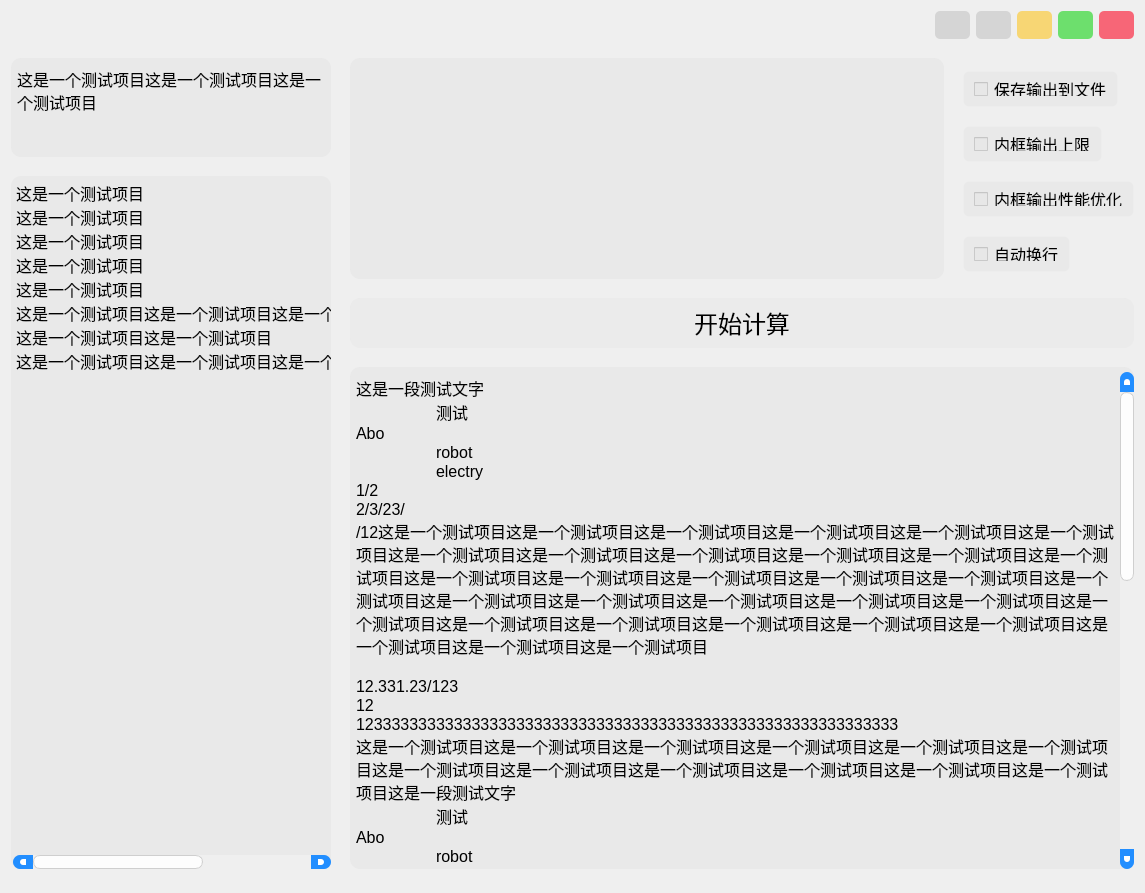
<?xml version="1.0" encoding="UTF-8"?>
<ui version="4.0">
 <class>MainWin</class>
 <widget class="QWidget" name="MainWin">
  <property name="geometry">
   <rect>
    <x>0</x>
    <y>0</y>
    <width>1145</width>
    <height>893</height>
   </rect>
  </property>
  <property name="windowTitle">
   <string>Form</string>
  </property>
  <property name="styleSheet">
   <string notr="true">/*QMainWindow{
background-image: url(:/background/images/background3.png);
border-radius: 20px;
}*/

#central_widget{
margin-top: 0px;
margin-right: 0px;
margin-bottom: 0px;
margin-left: 0px;
/*background-image: url(:/background/images/background3.png);
background-size: cover;
background-repeat: no-repeat;
border-radius: 10px;*/
}

QTextEdit{
padding-top: 5px;
padding-left: 2px;
background-color: rgba(229, 229, 229, 170);
border-radius: 10px;
}
QPlainTextEdit{
padding-top: 5px;
padding-left: 2px;
background-color: rgba(229, 229, 229, 170);
border-radius: 10px;
}


QListWidget{
padding-top: 5px;
padding-left: 2px;
background-color: rgba(229, 229, 229, 150);
border-radius: 10px;
}


QPushButton{
background-color: rgba(229, 229, 229, 120);
border-radius: 10px;
padding: 7px;
}
QPushButton:hover{
	background-color: rgba(190, 190, 190, 130);
}


QCheckBox {
	background-color: rgba(229, 229, 229, 150);
	border-radius: 6px;
	height: 5px;
	border-style:solid;
	border-width: 1px;
	border-color: transparent;

	color: #000000;
	padding: 10px;
}
QCheckBox:disabled {
	color: #808086;
	padding: 2px;
}
QCheckBox:hover {
	/*padding-left: 1px;
	padding-right: 1px;
	padding-bottom: 1px;
	padding-top: 1px;
	border-width:1px;*/
}
QCheckBox::indicator:checked {
	image: url(:/checked/images/checked.png);
	height: 20px;
	width: 20px;
}
QCheckBox::indicator:unchecked {
	image: url(:/checked/images/unchecked.png);
	height: 20px;
	width: 20px;
}


QProgressBar {
	text-align: center;
	color: rgb(240, 240, 240);
	border-width: 1px; 
	border-radius: 10px;
	border-color: rgb(230, 230, 230);
	border-style: solid;
	background-color:rgb(207,207,207);
}
QProgressBar::chunk {
	background-color: qlineargradient(spread:pad, x1:0.5, y1:1, x2:0.5, y2:0, stop:0 rgba(49, 147, 250, 200), stop:1 rgba(34, 142, 255, 200));
	border-radius: 10px;
}


QScrollBar:horizontal {
	max-height: 20px;
	border: 1px transparent grey;
	margin: 0px 20px 0px 20px;
}
QScrollBar:vertical {
	max-width: 20px;
	border: 1px transparent grey;
	margin: 20px 0px 20px 0px;
}
QScrollBar::handle:horizontal {
	background: rgb(253,253,253);
	border-style: solid;
	border-width: 1px;
	border-color: rgb(207,207,207);
	border-radius: 7px;
	min-width: 25px;
}
QScrollBar::handle:horizontal:hover {
	background: rgb(253,253,253);
	border-style: solid;
	border-width: 1px;
	border-color: rgb(147, 200, 200);
	border-radius: 7px;
	min-width: 25px;
}
QScrollBar::handle:vertical {
	background: rgb(253,253,253);
	border-style: solid;
	border-width: 1px;
	border-color: rgb(207,207,207);
	border-radius: 7px;
	min-height: 25px;
}
QScrollBar::handle:vertical:hover {
	background: rgb(253,253,253);
	border-style: solid;
	border-width: 1px;
	border-color: rgb(147, 200, 200);
	border-radius: 7px;
	min-height: 25px;
}
QScrollBar::add-line:horizontal {
   border: 2px transparent grey;
   border-top-right-radius: 7px;
   border-bottom-right-radius: 7px;
   background: rgba(34, 142, 255, 255);
   width: 20px;
   subcontrol-position: right;
   subcontrol-origin: margin;
}
QScrollBar::add-line:horizontal:pressed {
   border: 2px transparent grey;
   border-top-right-radius: 7px;
   border-bottom-right-radius: 7px;
   background: rgb(181,181,181);
   width: 20px;
   subcontrol-position: right;
   subcontrol-origin: margin;
}
QScrollBar::add-line:vertical {
   border: 2px transparent grey;
   border-bottom-left-radius: 7px;
   border-bottom-right-radius: 7px;
   background: rgba(34, 142, 255, 255);
   height: 20px;
   subcontrol-position: bottom;
   subcontrol-origin: margin;
}
QScrollBar::add-line:vertical:pressed {
   border: 2px transparent grey;
   border-bottom-left-radius: 7px;
   border-bottom-right-radius: 7px;
   background: rgb(181,181,181);
   height: 20px;
   subcontrol-position: bottom;
   subcontrol-origin: margin;
}
QScrollBar::sub-line:horizontal {
   border: 2px transparent grey;
   border-top-left-radius: 7px;
   border-bottom-left-radius: 7px;
   background: rgba(34, 142, 255, 255);
   width: 20px;
   subcontrol-position: left;
   subcontrol-origin: margin;
}
QScrollBar::sub-line:horizontal:pressed {
   border: 2px transparent grey;
   border-top-left-radius: 7px;
   border-bottom-left-radius: 7px;
   background: rgb(181,181,181);
   width: 20px;
   subcontrol-position: left;
   subcontrol-origin: margin;
}
QScrollBar::sub-line:vertical {
   border: 2px transparent grey;
   border-top-left-radius: 7px;
   border-top-right-radius: 7px;
   background: rgba(34, 142, 255, 255);
   height: 20px;
   subcontrol-position: top;
   subcontrol-origin: margin;
}
QScrollBar::sub-line:vertical:pressed {
   border: 2px transparent grey;
   border-top-left-radius: 7px;
   border-top-right-radius: 7px;
   background: rgb(181,181,181);
   height: 20px;
   subcontrol-position: top;
   subcontrol-origin: margin;
}
QScrollBar::left-arrow:horizontal {
   border: 1px transparent grey;
   border-top-left-radius: 3px;
   border-bottom-left-radius: 3px;
   width: 6px;
   height: 6px;
   background: white;
}
QScrollBar::right-arrow:horizontal {
   border: 1px transparent grey;
   border-top-right-radius: 3px;
   border-bottom-right-radius: 3px;
   width: 6px;
   height: 6px;
   background: white;
}
QScrollBar::up-arrow:vertical {
   border: 1px transparent grey;
   border-top-left-radius: 3px;
   border-top-right-radius: 3px;
   width: 6px;
   height: 6px;
   background: white;
}
QScrollBar::down-arrow:vertical {
   border: 1px transparent grey;
   border-bottom-left-radius: 3px;
   border-bottom-right-radius: 3px;
   width: 6px;
   height: 6px;
   background: white;
}
QScrollBar::add-page:horizontal, QScrollBar::sub-page:horizontal {
   background: none;
}
QScrollBar::add-page:vertical, QScrollBar::sub-page:vertical {
   background: none;
}</string>
  </property>
  <layout class="QGridLayout" name="gridLayout">
   <item row="0" column="0">
    <layout class="QVBoxLayout" name="verticalLayout_4">
     <item>
      <layout class="QHBoxLayout" name="horizontalLayout">
       <item>
        <widget class="QLabel" name="label_3">
         <property name="sizePolicy">
          <sizepolicy hsizetype="Preferred" vsizetype="Fixed">
           <horstretch>0</horstretch>
           <verstretch>1</verstretch>
          </sizepolicy>
         </property>
         <property name="text">
          <string/>
         </property>
        </widget>
       </item>
       <item>
        <widget class="QPushButton" name="button_about">
         <property name="sizePolicy">
          <sizepolicy hsizetype="Minimum" vsizetype="Minimum">
           <horstretch>0</horstretch>
           <verstretch>1</verstretch>
          </sizepolicy>
         </property>
         <property name="minimumSize">
          <size>
           <width>35</width>
           <height>25</height>
          </size>
         </property>
         <property name="maximumSize">
          <size>
           <width>25</width>
           <height>35</height>
          </size>
         </property>
         <property name="styleSheet">
          <string notr="true">QPushButton{
background:rgb(213, 213, 213);
border-radius:5px;
}
QPushButton:hover{
background-color: rgb(170, 255, 255);
}</string>
         </property>
         <property name="text">
          <string/>
         </property>
         <property name="icon">
          <iconset>
           <normalon>:/ico/icons/ico.ico</normalon>
          </iconset>
         </property>
        </widget>
       </item>
       <item>
        <widget class="QPushButton" name="button_setting">
         <property name="sizePolicy">
          <sizepolicy hsizetype="Minimum" vsizetype="Fixed">
           <horstretch>0</horstretch>
           <verstretch>1</verstretch>
          </sizepolicy>
         </property>
         <property name="maximumSize">
          <size>
           <width>35</width>
           <height>35</height>
          </size>
         </property>
         <property name="styleSheet">
          <string notr="true">QPushButton{
background:rgb(213, 213, 213);
border-radius:5px;
}
QPushButton:hover{
background-color: rgb(170, 255, 255);
}</string>
         </property>
         <property name="text">
          <string/>
         </property>
         <property name="icon">
          <iconset>
           <normalon>:/ico/icons/setting_icon.png</normalon>
          </iconset>
         </property>
        </widget>
       </item>
       <item>
        <widget class="QPushButton" name="button_minimize">
         <property name="sizePolicy">
          <sizepolicy hsizetype="Minimum" vsizetype="Fixed">
           <horstretch>0</horstretch>
           <verstretch>1</verstretch>
          </sizepolicy>
         </property>
         <property name="maximumSize">
          <size>
           <width>35</width>
           <height>35</height>
          </size>
         </property>
         <property name="styleSheet">
          <string notr="true">QPushButton{background:#F7D674;border-radius:5px;}QPushButton:hover{background:yellow;}</string>
         </property>
         <property name="text">
          <string/>
         </property>
        </widget>
       </item>
       <item>
        <widget class="QPushButton" name="button_maximum">
         <property name="sizePolicy">
          <sizepolicy hsizetype="Minimum" vsizetype="Fixed">
           <horstretch>0</horstretch>
           <verstretch>1</verstretch>
          </sizepolicy>
         </property>
         <property name="maximumSize">
          <size>
           <width>35</width>
           <height>35</height>
          </size>
         </property>
         <property name="styleSheet">
          <string notr="true">QPushButton{background:#6DDF6D;border-radius:5px;}QPushButton:hover{background:green;}</string>
         </property>
         <property name="text">
          <string/>
         </property>
        </widget>
       </item>
       <item>
        <widget class="QPushButton" name="button_close">
         <property name="sizePolicy">
          <sizepolicy hsizetype="Minimum" vsizetype="Fixed">
           <horstretch>0</horstretch>
           <verstretch>1</verstretch>
          </sizepolicy>
         </property>
         <property name="maximumSize">
          <size>
           <width>35</width>
           <height>35</height>
          </size>
         </property>
         <property name="styleSheet">
          <string notr="true">QPushButton{
background:#F76677;
border-radius:5px;
}
QPushButton:hover{
background:red;
}</string>
         </property>
         <property name="text">
          <string/>
         </property>
        </widget>
       </item>
      </layout>
     </item>
     <item>
      <spacer name="verticalSpacer_9">
       <property name="orientation">
        <enum>Qt::Vertical</enum>
       </property>
       <property name="sizeType">
        <enum>QSizePolicy::Fixed</enum>
       </property>
       <property name="sizeHint" stdset="0">
        <size>
         <width>20</width>
         <height>13</height>
        </size>
       </property>
      </spacer>
     </item>
     <item>
      <layout class="QHBoxLayout" name="horizontalLayout_2">
       <item>
        <layout class="QVBoxLayout" name="verticalLayout_3">
         <item>
          <widget class="QPlainTextEdit" name="search_plugin">
           <property name="sizePolicy">
            <sizepolicy hsizetype="Fixed" vsizetype="Expanding">
             <horstretch>1</horstretch>
             <verstretch>1</verstretch>
            </sizepolicy>
           </property>
           <property name="minimumSize">
            <size>
             <width>320</width>
             <height>0</height>
            </size>
           </property>
           <property name="maximumSize">
            <size>
             <width>16777215</width>
             <height>100</height>
            </size>
           </property>
           <property name="font">
            <font>
             <pointsize>12</pointsize>
            </font>
           </property>
           <property name="layoutDirection">
            <enum>Qt::LeftToRight</enum>
           </property>
           <property name="styleSheet">
            <string notr="true"/>
           </property>
           <property name="frameShape">
            <enum>QFrame::StyledPanel</enum>
           </property>
           <property name="lineWidth">
            <number>1</number>
           </property>
           <property name="plainText">
            <string>这是一个测试项目这是一个测试项目这是一个测试项目</string>
           </property>
          </widget>
         </item>
         <item>
          <spacer name="verticalSpacer_3">
           <property name="orientation">
            <enum>Qt::Vertical</enum>
           </property>
           <property name="sizeHint" stdset="0">
            <size>
             <width>20</width>
             <height>13</height>
            </size>
           </property>
          </spacer>
         </item>
         <item>
          <widget class="QListWidget" name="list_choices_plugin">
           <property name="sizePolicy">
            <sizepolicy hsizetype="Minimum" vsizetype="Expanding">
             <horstretch>1</horstretch>
             <verstretch>7</verstretch>
            </sizepolicy>
           </property>
           <property name="minimumSize">
            <size>
             <width>320</width>
             <height>0</height>
            </size>
           </property>
           <property name="maximumSize">
            <size>
             <width>16777215</width>
             <height>16777215</height>
            </size>
           </property>
           <property name="font">
            <font>
             <pointsize>12</pointsize>
            </font>
           </property>
           <property name="styleSheet">
            <string notr="true"/>
           </property>
           <item>
            <property name="text">
             <string>这是一个测试项目</string>
            </property>
           </item>
           <item>
            <property name="text">
             <string>这是一个测试项目</string>
            </property>
           </item>
           <item>
            <property name="text">
             <string>这是一个测试项目</string>
            </property>
           </item>
           <item>
            <property name="text">
             <string>这是一个测试项目</string>
            </property>
           </item>
           <item>
            <property name="text">
             <string>这是一个测试项目</string>
            </property>
           </item>
           <item>
            <property name="text">
             <string>这是一个测试项目这是一个测试项目这是一个测试项目这是一个测试项目</string>
            </property>
           </item>
           <item>
            <property name="text">
             <string>这是一个测试项目这是一个测试项目</string>
            </property>
           </item>
           <item>
            <property name="text">
             <string>这是一个测试项目这是一个测试项目这是一个测试项目</string>
            </property>
           </item>
          </widget>
         </item>
        </layout>
       </item>
       <item>
        <spacer name="horizontalSpacer_4">
         <property name="orientation">
          <enum>Qt::Horizontal</enum>
         </property>
         <property name="sizeType">
          <enum>QSizePolicy::Fixed</enum>
         </property>
         <property name="sizeHint" stdset="0">
          <size>
           <width>13</width>
           <height>20</height>
          </size>
         </property>
        </spacer>
       </item>
       <item>
        <layout class="QVBoxLayout" name="verticalLayout">
         <item>
          <layout class="QHBoxLayout" name="horizontalLayout_3">
           <item>
            <layout class="QVBoxLayout" name="verticalLayout_5">
             <item>
              <widget class="QPlainTextEdit" name="input_box">
               <property name="sizePolicy">
                <sizepolicy hsizetype="Expanding" vsizetype="Expanding">
                 <horstretch>3</horstretch>
                 <verstretch>2</verstretch>
                </sizepolicy>
               </property>
               <property name="font">
                <font>
                 <pointsize>12</pointsize>
                </font>
               </property>
               <property name="styleSheet">
                <string notr="true"/>
               </property>
               <property name="plainText">
                <string/>
               </property>
              </widget>
             </item>
             <item>
              <spacer name="verticalSpacer">
               <property name="orientation">
                <enum>Qt::Vertical</enum>
               </property>
               <property name="sizeHint" stdset="0">
                <size>
                 <width>20</width>
                 <height>13</height>
                </size>
               </property>
              </spacer>
             </item>
            </layout>
           </item>
           <item>
            <spacer name="horizontalSpacer">
             <property name="orientation">
              <enum>Qt::Horizontal</enum>
             </property>
             <property name="sizeType">
              <enum>QSizePolicy::Fixed</enum>
             </property>
             <property name="sizeHint" stdset="0">
              <size>
               <width>13</width>
               <height>20</height>
              </size>
             </property>
            </spacer>
           </item>
           <item>
            <layout class="QVBoxLayout" name="verticalLayout_2">
             <item>
              <spacer name="verticalSpacer_8">
               <property name="orientation">
                <enum>Qt::Vertical</enum>
               </property>
               <property name="sizeType">
                <enum>QSizePolicy::Fixed</enum>
               </property>
               <property name="sizeHint" stdset="0">
                <size>
                 <width>20</width>
                 <height>13</height>
                </size>
               </property>
              </spacer>
             </item>
             <item>
              <widget class="QCheckBox" name="check_save">
               <property name="sizePolicy">
                <sizepolicy hsizetype="Fixed" vsizetype="Fixed">
                 <horstretch>3</horstretch>
                 <verstretch>1</verstretch>
                </sizepolicy>
               </property>
               <property name="minimumSize">
                <size>
                 <width>0</width>
                 <height>30</height>
                </size>
               </property>
               <property name="font">
                <font>
                 <family>更纱黑体 UI SC</family>
                 <pointsize>12</pointsize>
                 <bold>false</bold>
                </font>
               </property>
               <property name="layoutDirection">
                <enum>Qt::LeftToRight</enum>
               </property>
               <property name="styleSheet">
                <string notr="true"/>
               </property>
               <property name="text">
                <string>保存输出到文件</string>
               </property>
              </widget>
             </item>
             <item>
              <spacer name="verticalSpacer_7">
               <property name="orientation">
                <enum>Qt::Vertical</enum>
               </property>
               <property name="sizeType">
                <enum>QSizePolicy::Fixed</enum>
               </property>
               <property name="sizeHint" stdset="0">
                <size>
                 <width>20</width>
                 <height>13</height>
                </size>
               </property>
              </spacer>
             </item>
             <item>
              <widget class="QCheckBox" name="check_output_lock_maximums">
               <property name="sizePolicy">
                <sizepolicy hsizetype="Fixed" vsizetype="Fixed">
                 <horstretch>1</horstretch>
                 <verstretch>1</verstretch>
                </sizepolicy>
               </property>
               <property name="minimumSize">
                <size>
                 <width>0</width>
                 <height>30</height>
                </size>
               </property>
               <property name="font">
                <font>
                 <family>更纱黑体 UI SC</family>
                 <pointsize>12</pointsize>
                </font>
               </property>
               <property name="styleSheet">
                <string notr="true"/>
               </property>
               <property name="text">
                <string>内框输出上限</string>
               </property>
              </widget>
             </item>
             <item>
              <spacer name="verticalSpacer_6">
               <property name="orientation">
                <enum>Qt::Vertical</enum>
               </property>
               <property name="sizeType">
                <enum>QSizePolicy::Fixed</enum>
               </property>
               <property name="sizeHint" stdset="0">
                <size>
                 <width>20</width>
                 <height>13</height>
                </size>
               </property>
              </spacer>
             </item>
             <item>
              <widget class="QCheckBox" name="check_output_optimization">
               <property name="sizePolicy">
                <sizepolicy hsizetype="Fixed" vsizetype="Fixed">
                 <horstretch>1</horstretch>
                 <verstretch>1</verstretch>
                </sizepolicy>
               </property>
               <property name="minimumSize">
                <size>
                 <width>0</width>
                 <height>30</height>
                </size>
               </property>
               <property name="font">
                <font>
                 <family>更纱黑体 UI SC</family>
                 <pointsize>12</pointsize>
                </font>
               </property>
               <property name="styleSheet">
                <string notr="true"/>
               </property>
               <property name="text">
                <string>内框输出性能优化</string>
               </property>
              </widget>
             </item>
             <item>
              <spacer name="verticalSpacer_10">
               <property name="orientation">
                <enum>Qt::Vertical</enum>
               </property>
               <property name="sizeType">
                <enum>QSizePolicy::Fixed</enum>
               </property>
               <property name="sizeHint" stdset="0">
                <size>
                 <width>20</width>
                 <height>13</height>
                </size>
               </property>
              </spacer>
             </item>
             <item>
              <widget class="QCheckBox" name="check_auto_wrap">
               <property name="sizePolicy">
                <sizepolicy hsizetype="Fixed" vsizetype="Fixed">
                 <horstretch>1</horstretch>
                 <verstretch>1</verstretch>
                </sizepolicy>
               </property>
               <property name="minimumSize">
                <size>
                 <width>0</width>
                 <height>30</height>
                </size>
               </property>
               <property name="font">
                <font>
                 <family>更纱黑体 UI SC</family>
                 <pointsize>12</pointsize>
                </font>
               </property>
               <property name="styleSheet">
                <string notr="true"/>
               </property>
               <property name="text">
                <string>自动换行</string>
               </property>
              </widget>
             </item>
             <item>
              <spacer name="verticalSpacer_5">
               <property name="orientation">
                <enum>Qt::Vertical</enum>
               </property>
               <property name="sizeType">
                <enum>QSizePolicy::Fixed</enum>
               </property>
               <property name="sizeHint" stdset="0">
                <size>
                 <width>13</width>
                 <height>20</height>
                </size>
               </property>
              </spacer>
             </item>
            </layout>
           </item>
          </layout>
         </item>
         <item>
          <widget class="QPushButton" name="button_start">
           <property name="sizePolicy">
            <sizepolicy hsizetype="Expanding" vsizetype="Fixed">
             <horstretch>3</horstretch>
             <verstretch>1</verstretch>
            </sizepolicy>
           </property>
           <property name="minimumSize">
            <size>
             <width>100</width>
             <height>30</height>
            </size>
           </property>
           <property name="font">
            <font>
             <family>更纱黑体 SC Light</family>
             <pointsize>18</pointsize>
             <bold>false</bold>
            </font>
           </property>
           <property name="styleSheet">
            <string notr="true"/>
           </property>
           <property name="text">
            <string>开始计算</string>
           </property>
          </widget>
         </item>
         <item>
          <spacer name="verticalSpacer_2">
           <property name="orientation">
            <enum>Qt::Vertical</enum>
           </property>
           <property name="sizeHint" stdset="0">
            <size>
             <width>20</width>
             <height>13</height>
            </size>
           </property>
          </spacer>
         </item>
         <item>
          <widget class="QPlainTextEdit" name="output_box">
           <property name="sizePolicy">
            <sizepolicy hsizetype="Expanding" vsizetype="Expanding">
             <horstretch>3</horstretch>
             <verstretch>5</verstretch>
            </sizepolicy>
           </property>
           <property name="font">
            <font>
             <pointsize>12</pointsize>
            </font>
           </property>
           <property name="styleSheet">
            <string notr="true"/>
           </property>
           <property name="plainText">
            <string>这是一段测试文字
	测试
Abo
	robot
	electry
1/2
2/3/23/
/12这是一个测试项目这是一个测试项目这是一个测试项目这是一个测试项目这是一个测试项目这是一个测试项目这是一个测试项目这是一个测试项目这是一个测试项目这是一个测试项目这是一个测试项目这是一个测试项目这是一个测试项目这是一个测试项目这是一个测试项目这是一个测试项目这是一个测试项目这是一个测试项目这是一个测试项目这是一个测试项目这是一个测试项目这是一个测试项目这是一个测试项目这是一个测试项目这是一个测试项目这是一个测试项目这是一个测试项目这是一个测试项目这是一个测试项目这是一个测试项目这是一个测试项目这是一个测试项目

12.331.23/123
12
1233333333333333333333333333333333333333333333333333333333333
这是一个测试项目这是一个测试项目这是一个测试项目这是一个测试项目这是一个测试项目这是一个测试项目这是一个测试项目这是一个测试项目这是一个测试项目这是一个测试项目这是一个测试项目这是一个测试项目这是一段测试文字
	测试
Abo
	robot
	electry
1/2
2/3/23/
/12这是一个测试项目这是一个测试项目这是一个测试项目这是一个测试项目这是一个测试项目这是一个测试项目这是一个测试项目这是一个测试项目这是一个测试项目这是一个测试项目这是一个测试项目这是一个测试项目这是一个测试项目这是一个测试项目这是一个测试项目这是一个测试项目这是一个测试项目这是一个测试项目这是一个测试项目这是一个测试项目这是一个测试项目这是一个测试项目这是一个测试项目这是一个测试项目这是一个测试项目这是一个测试项目这是一个测试项目这是一个测试项目这是一个测试项目这是一个测试项目这是一个测试项目这是一个测试项目

12.331.23/123
12
1233333333333333333333333333333333333333333333333333333333333
这是一个测试项目这是一个测试项目这是一个测试项目这是一个测试项目这是一个测试项目这是一个测试项目这是一个测试项目这是一个测试项目这是一个测试项目这是一个测试项目这是一个测试项目这是一个测试项目这是一段测试文字
	测试
Abo
	robot
	electry
1/2
2/3/23/
/12这是一个测试项目这是一个测试项目这是一个测试项目这是一个测试项目这是一个测试项目这是一个测试项目这是一个测试项目这是一个测试项目这是一个测试项目这是一个测试项目这是一个测试项目这是一个测试项目这是一个测试项目这是一个测试项目这是一个测试项目这是一个测试项目这是一个测试项目这是一个测试项目这是一个测试项目这是一个测试项目这是一个测试项目这是一个测试项目这是一个测试项目这是一个测试项目这是一个测试项目这是一个测试项目这是一个测试项目这是一个测试项目这是一个测试项目这是一个测试项目这是一个测试项目这是一个测试项目

12.331.23/123
12
1233333333333333333333333333333333333333333333333333333333333
这是一个测试项目这是一个测试项目这是一个测试项目这是一个测试项目这是一个测试项目这是一个测试项目这是一个测试项目这是一个测试项目这是一个测试项目这是一个测试项目这是一个测试项目这是一个测试项目</string>
           </property>
          </widget>
         </item>
        </layout>
       </item>
      </layout>
     </item>
     <item>
      <spacer name="verticalSpacer_4">
       <property name="orientation">
        <enum>Qt::Vertical</enum>
       </property>
       <property name="sizeType">
        <enum>QSizePolicy::Fixed</enum>
       </property>
       <property name="sizeHint" stdset="0">
        <size>
         <width>20</width>
         <height>13</height>
        </size>
       </property>
      </spacer>
     </item>
    </layout>
   </item>
  </layout>
 </widget>
 <resources>
  <include location="main_window_resource.qrc"/>
 </resources>
 <connections/>
 <slots>
  <slot>eventQuit()</slot>
  <slot>eventMinimize()</slot>
  <slot>eventMaximize()</slot>
  <slot>eventOpenAboutWin()</slot>
  <slot>eventOpenSettingWin()</slot>
  <slot>eventSearch()</slot>
  <slot>eventChooseOption(QListWidgetItem*)</slot>
  <slot>eventStartCalculation()</slot>
  <slot>eventOutputOptimizationCheck()</slot>
  <slot>eventOutputLockMaximumsCheck()</slot>
  <slot>eventSaveCheck()</slot>
  <slot>eventAutoWrapCheck()</slot>
 </slots>
</ui>
